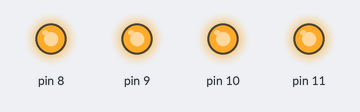
Bench run of a sketch on a simulated Arduino Uno, built with avr-gcc and run on an emulated ATmega328P. Parts: output pins drawn as LEDs (lit = HIGH).

Above: at 0.2 s.
At 1.7 s:
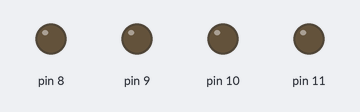
Timing chart, 0 to 3.0 s (numbered marks = the images above):
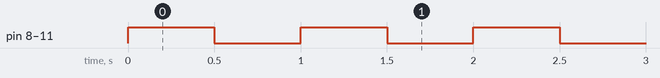

The sketch:

arduino_03_for_loop.ino
```cpp
void setup() {
  pinMode(8, OUTPUT);
  pinMode(9, OUTPUT);
  pinMode(10, OUTPUT);
  pinMode(11, OUTPUT);
}


void loop() {
  for (int i = 0; i < 4; i++) {
    digitalWrite(8 + i, HIGH);
  }
  delay(500);
  for (int i = 0; i < 4; i++) {
    digitalWrite(8 + i, LOW);
  }
  delay(500);
}
```

Measured:
- by itself, pin 8–11: alternates HIGH for 0.50 s and LOW for 0.50 s
